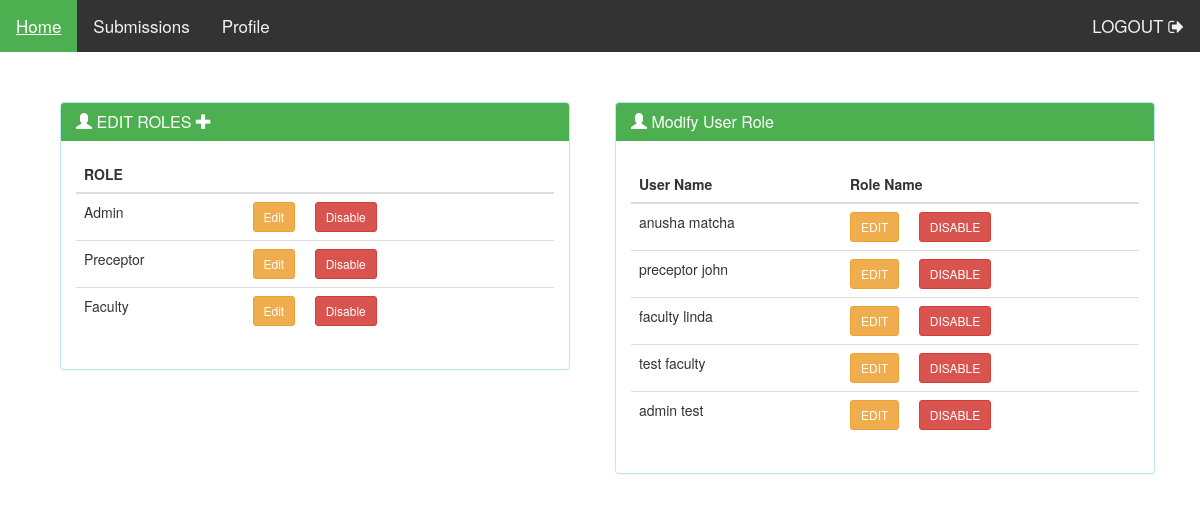
The app's page /accessCtrl.php (signed in) with its own data.
### tables this page shows
CREATE TABLE IF NOT EXISTS `pmp_role` (
  `role_id` int(10) NOT NULL,
  `r_name` varchar(255) NOT NULL,
  `role_status` varchar(1) NOT NULL,
  `role_time_stamp` timestamp NOT NULL DEFAULT CURRENT_TIMESTAMP ON UPDATE CURRENT_TIMESTAMP
);

CREATE TABLE IF NOT EXISTS `users` (
  `id` int(11) NOT NULL,
  `username` varchar(15) NOT NULL,
  `fname` varchar(30) NOT NULL,
  `lname` varchar(30) NOT NULL,
  `password` varchar(255) NOT NULL,
  `phnum` bigint(10) NOT NULL,
  `email` varchar(50) NOT NULL,
  `age` int(3) NOT NULL,
  `gender` varchar(1) NOT NULL,
  `org` varchar(50) NOT NULL,
  `role` varchar(30) NOT NULL,
  `addr1` varchar(255) NOT NULL,
  `addr2` varchar(255) NOT NULL,
  `city` varchar(255) NOT NULL,
  `state` varchar(30) NOT NULL,
  `zip` int(5) NOT NULL,
  `timestamp` timestamp NOT NULL DEFAULT CURRENT_TIMESTAMP,
  `quiz_status` int(11) NOT NULL
);

### accessCtrl.php (the view, shortened to what this page needs)
<?php
require("./connect.php");
?>
<!doctype html>
<html lang="en">
<head>
  <link rel="stylesheet" href="https://maxcdn.bootstrapcdn.com/bootstrap/3.4.0/css/bootstrap.min.css">
   <link rel="stylesheet" href="https://cdnjs.cloudflare.com/ajax/libs/font-awesome/4.7.0/css/font-awesome.min.css">
  <link rel="stylesheet" href="https://cdnjs.cloudflare.com/ajax/libs/qtip2/3.0.3/jquery.qtip.min.css">
  <link rel="stylesheet" type="text/css" href="https://cdn.datatables.net/1.10.19/css/dataTables.bootstrap4.min.css" />
  <link rel="stylesheet" href="./cssstyles/style.css" />
</head>
<body>
<?php
    require("./navigationbar.php");
?>
<div class="container">
    <div class="col-sm-6" style="margin-top:50px;">
      <div class="align-center teal_heading col-sm-12" id="registrasend_invite_form">
          <div id="panelEditRole" class="panel-group paddingTop">
            <div class="panel panel-info">
              <div class="panel-heading box-heading">
                <h5 class="panel-title">
                  <span class="glyphicon glyphicon-user "> </span> EDIT ROLES
                  <span id="pdrid"></span><span type="button" data-toggle="modal" data-target="#myModal" class="glyphicon glyphicon-plus floatRight pointer_hover"> </span> </h5>
              </div>
              <div class="panel-body">
              <table id="existing_role_table" class="table table-hover" style="width:100%">
                  <thead>
                    <tr class="">
                      <th>ROLE</th><th></th>
                    </tr>
                  </thead>
                  <tbody>
                        <?php
                     $sql1 = "SELECT * FROM pmp_role";
                     $sql1_result = $conn->query($sql1);
                      if ($sql1_result == TRUE){
                          while ($row = $sql1_result->fetch_assoc()) {
                            if($row["role_status"] == 1){
                            echo '<tr><td>'.$row["r_name"].'</td><td><button href="#" class="btn-warning btn-sm btn editRole" id="'.$row["role_id"].'" name="'.$row["r_name"].'">Edit</button> &nbsp &nbsp <button onclick="disableRole('.$row["role_id"].')" class="btn btn-danger btn-sm " id="disableRole"> Disable</button> </td></tr>' ;
                          }
                        }
                      }
                        ?>
                  </tbody>
                </table>
              </div>
            </div>
          </div>
        </div>
      </div>
  <div class="col-sm-6" style="margin-top:50px;">
      <div id="panelUserMaintenance" class="panel-group paddingTop">
        <div class="panel panel-info">
          <div class="panel-heading box-heading">
          <h2 class="panel-title">
            <span class="glyphicon glyphicon-user "> </span> Modify User Role
          </h2>
         </div>
            <div class="panel-body">
            <form class="form_properties text-align" method="post">
        <table id="pmpUserMaintTable" class="table table-hover"       style="margin-top:10px;text-align: center;">
          <thead>
            <tr >
            <th>User Name</th>
            <th>Role Name</th>
            </tr>
          </thead>
          <tbody>
              <?php
                  $sql1="SELECT * from users";
                  $sql1_result = $conn->query($sql1);
                  if ($sql1_result == TRUE){
                      while ($row = $sql1_result->fetch_assoc()) {
                        echo '<tr><td style="text-align: left;">'.$row["fname"].' '.$row["lname"].'</td><td style="text-align: left;"> <button class="btn-warning btn-sm btn" id="'.$row["id"].'" name="'.$row["role"].'">EDIT</button> &nbsp &nbsp <button href="#" class="btn-danger btn-sm btn " id="delUserName" name="'.$row["role"].'"> DISABLE        </button></td></tr>' ;
                      }
                    }
              ?>
           </tbody>
        </table>
                          </form>
                  </div>
                </div>
          </div>
        </div>
</div>
</html>
</body>

### cssstyles/style.css (style rules this page uses)
.panel-info>.panel-heading { color: white; background-color: #4CAF50; border-color: #4CAF50; }

### records on screen
pmp_role: r_name "Admin"
pmp_role: r_name "Preceptor"
pmp_role: r_name "Faculty"
users: fname "anusha", lname "matcha"
users: fname "preceptor", lname "john"
users: fname "faculty", lname "linda"
users: fname "test", lname "faculty"
users: fname "admin", lname "test"
